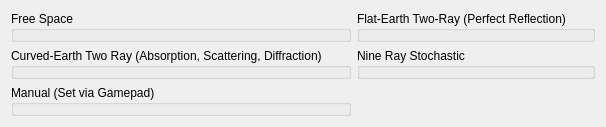
      <widget class="QWidget" name="tab_5">
       <attribute name="title">
        <string>Path Loss</string>
       </attribute>
       <layout class="QGridLayout" name="gridLayout_7" rowstretch="1,1,1" columnstretch="1,1">
        <item row="0" column="1">
         <widget class="QGroupBox" name="groupBox_13">
          <property name="font">
           <font>
            <weight>50</weight>
            <bold>false</bold>
           </font>
          </property>
          <property name="title">
           <string>Flat-Earth Two-Ray (Perfect Reflection)</string>
          </property>
          <layout class="QHBoxLayout" name="layout_canvas_path_loss_fe2r">
           <property name="spacing">
            <number>3</number>
           </property>
           <property name="leftMargin">
            <number>3</number>
           </property>
           <property name="topMargin">
            <number>3</number>
           </property>
           <property name="rightMargin">
            <number>3</number>
           </property>
           <property name="bottomMargin">
            <number>3</number>
           </property>
          </layout>
         </widget>
        </item>
        <item row="0" column="0">
         <widget class="QGroupBox" name="groupBox_14">
          <property name="title">
           <string>Free Space</string>
          </property>
          <layout class="QHBoxLayout" name="layout_canvas_path_loss_fs">
           <property name="spacing">
            <number>3</number>
           </property>
           <property name="leftMargin">
            <number>3</number>
           </property>
           <property name="topMargin">
            <number>3</number>
           </property>
           <property name="rightMargin">
            <number>3</number>
           </property>
           <property name="bottomMargin">
            <number>3</number>
           </property>
          </layout>
         </widget>
        </item>
        <item row="1" column="0">
         <widget class="QGroupBox" name="groupBox_31">
          <property name="title">
           <string>Curved-Earth Two Ray (Absorption, Scattering, Diffraction)</string>
          </property>
          <layout class="QHBoxLayout" name="layout_canvas_path_loss_ce2r">
           <property name="spacing">
            <number>3</number>
           </property>
           <property name="leftMargin">
            <number>3</number>
           </property>
           <property name="topMargin">
            <number>3</number>
           </property>
           <property name="rightMargin">
            <number>3</number>
           </property>
           <property name="bottomMargin">
            <number>3</number>
           </property>
          </layout>
         </widget>
        </item>
        <item row="1" column="1">
         <widget class="QGroupBox" name="groupBox_32">
          <property name="title">
           <string>Nine Ray Stochastic</string>
          </property>
          <layout class="QHBoxLayout" name="layout_canvas_path_loss_9r">
           <property name="spacing">
            <number>3</number>
           </property>
           <property name="leftMargin">
            <number>3</number>
           </property>
           <property name="topMargin">
            <number>3</number>
           </property>
           <property name="rightMargin">
            <number>3</number>
           </property>
           <property name="bottomMargin">
            <number>3</number>
           </property>
          </layout>
         </widget>
        </item>
        <item row="2" column="0">
         <widget class="QGroupBox" name="groupBox_16">
          <property name="font">
           <font>
            <weight>50</weight>
            <bold>false</bold>
           </font>
          </property>
          <property name="title">
           <string>Manual (Set via Gamepad)</string>
          </property>
          <layout class="QHBoxLayout" name="layout_canvas_path_loss_2r_dir">
           <property name="spacing">
            <number>3</number>
           </property>
           <property name="leftMargin">
            <number>3</number>
           </property>
           <property name="topMargin">
            <number>3</number>
           </property>
           <property name="rightMargin">
            <number>3</number>
           </property>
           <property name="bottomMargin">
            <number>3</number>
           </property>
          </layout>
         </widget>
        </item>
       </layout>
      </widget>
